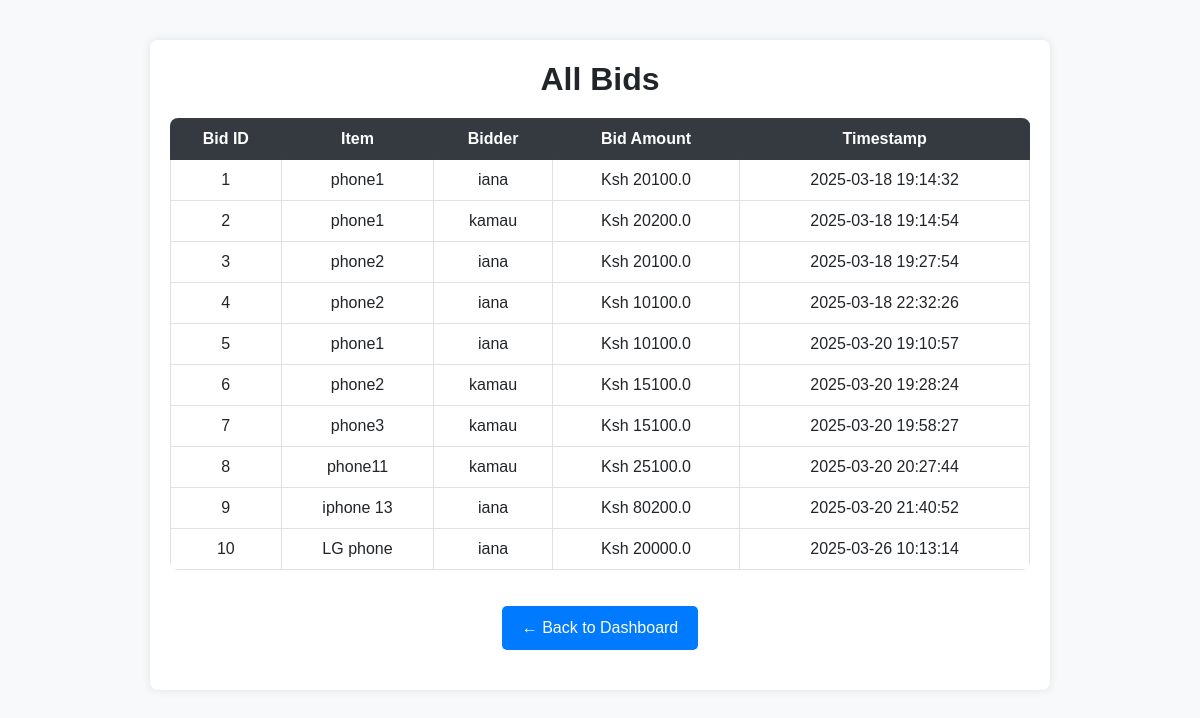
Page /admin/bids/all on the committed database.
### models.py (models this page shows)
class Bid(db.Model):
    id = db.Column(db.Integer, primary_key=True)
    user_id = db.Column(db.Integer, db.ForeignKey('user.id'), nullable=False)
    auction_id = db.Column(db.Integer, db.ForeignKey('auction_item.id'), nullable=False)
    bid_amount = db.Column(db.Float, nullable=False)
    timestamp = db.Column(db.DateTime, default=datetime.now)
    user = db.relationship('User', backref='bids')

class AuctionItem(db.Model):
    id = db.Column(db.Integer, primary_key=True)
    title = db.Column(db.String(100), nullable=False)
    description = db.Column(db.Text, nullable=False)
    starting_price = db.Column(db.Float, nullable=False)
    image = db.Column(db.String(100), nullable=True)
    end_time = db.Column(db.DateTime(timezone=True), nullable=False, default=lambda: datetime.now(timezone.utc))
    bids = db.relationship('Bid', backref='auction_item', lazy=True)
    category = db.Column(db.String(50), nullable=False)  # New field for category
    additional_images = db.relationship('AdditionalImage', back_populates='auction_item', cascade="all, delete-orphan")
    serial_number = db.Column(db.String(50), nullable=True)
    model = db.Column(db.String(50), nullable=True)
    year_of_manufacture = db.Column(db.String(4), nullable=True)
    color = db.Column(db.String(30), nullable=True)
    primary_damage = db.Column(db.String(50), nullable=True)
    secondary_damage = db.Column(db.String(50), nullable=True)
    VIN = db.Column(db.String(17), nullable=True)
    odometer = db.Column(db.Integer, nullable=True)
    working = db.Column(db.String(10), nullable=True)  # Yes/No/Not Applicable
    sale_status = db.Column(db.String(20), default='Open')  # Open, Closed, or Sold

class User(UserMixin, db.Model):
    id = db.Column(db.Integer, primary_key=True)
    username = db.Column(db.String(50), unique=True, nullable=False)
    password = db.Column(db.String(100), nullable=False)
    is_admin = db.Column(db.Boolean, default=False)

### app.py (the view)
@app.route('/admin/bids/all')
def view_all_bids():
    bids = db.session.query(Bid, AuctionItem.title).join(User).join(AuctionItem).all()
    return render_template('view_all_bids.html', bids=bids)

### app.py (called while the page is built)
@app.context_processor
def inject_user_model():
    from models import User  # Import your User model here
    return dict(User=User)

### templates/view_all_bids.html (shortened to what this page needs)
<!DOCTYPE html>
<html lang="en">
<head>
    <link href="https://cdn.jsdelivr.net/npm/bootstrap@5.3.0/dist/css/bootstrap.min.css" rel="stylesheet">
</head>
<body>
<div class="container">
    <h2>All Bids</h2>
    <div class="table-responsive">
        <table class="table table-bordered table-hover">
            <thead class="table-dark">
                <tr>
                    <th>Bid ID</th>
                    <th>Item</th>
                    <th>Bidder</th>
                    <th>Bid Amount</th>
                    <th>Timestamp</th>
                </tr>
            </thead>
            <tbody>
                {% for bid in bids %}
                <tr>
                    <td>{{ bid.Bid.id }}</td>
                    <td>{{ bid.title }}</td>
                    <td>{{ bid.Bid.user.username }}</td>
                    <td>Ksh {{ bid.Bid.bid_amount|round(2) }}</td>
                    <td>{{ bid.Bid.timestamp.strftime('%Y-%m-%d %H:%M:%S') }}</td>
                </tr>
                {% endfor %}
            </tbody>
        </table>
    </div>
    <a href="{{ url_for('admin_bid_management') }}" class="btn-back">← Back to Dashboard</a>
</div>
</body>
</html>

### templates/view_all_bids.html (style rules this page uses)
body { background-color: #f8f9fa; font-family: Arial, sans-serif; }
.container { max-width: 900px; margin: 40px auto; background: #ffffff; padding: 20px; border-radius: 8px; box-shadow: 0px 0px 10px rgba(0, 0, 0, 0.1); }
h2 { text-align: center; margin-bottom: 20px; font-weight: bold; }
.table { background: #fff; border-radius: 8px; overflow: hidden; }
.table th { background-color: #343a40; color: #fff; text-align: center; }
.table td { text-align: center; vertical-align: middle; }
.btn-back { display: block; width: fit-content; margin: 20px auto; text-decoration: none; color: #fff; background-color: #007bff; padding: 10px 20px; border-radius: 5px; text-align: center; }

### rows in the picture
Bid: Bid.id "1", title "phone1", Bid.user.username "iana", Bid.bid_amount "20100.0", Bid.timestamp "2025-03-18 19:14:32"
Bid: Bid.id "2", title "phone1", Bid.user.username "kamau", Bid.bid_amount "20200.0", Bid.timestamp "2025-03-18 19:14:54"
Bid: Bid.id "3", title "phone2", Bid.user.username "iana", Bid.bid_amount "20100.0", Bid.timestamp "2025-03-18 19:27:54"
Bid: Bid.id "4", title "phone2", Bid.user.username "iana", Bid.bid_amount "10100.0", Bid.timestamp "2025-03-18 22:32:26"
Bid: Bid.id "5", title "phone1", Bid.user.username "iana", Bid.bid_amount "10100.0", Bid.timestamp "2025-03-20 19:10:57"
Bid: Bid.id "6", title "phone2", Bid.user.username "kamau", Bid.bid_amount "15100.0", Bid.timestamp "2025-03-20 19:28:24"
Bid: Bid.id "7", title "phone3", Bid.user.username "kamau", Bid.bid_amount "15100.0", Bid.timestamp "2025-03-20 19:58:27"
Bid: Bid.id "8", title "phone11", Bid.user.username "kamau", Bid.bid_amount "25100.0", Bid.timestamp "2025-03-20 20:27:44"
Bid: Bid.id "9", title "iphone 13", Bid.user.username "iana", Bid.bid_amount "80200.0", Bid.timestamp "2025-03-20 21:40:52"
Bid: Bid.id "10", title "LG phone", Bid.user.username "iana", Bid.bid_amount "20000.0", Bid.timestamp "2025-03-26 10:13:14"
